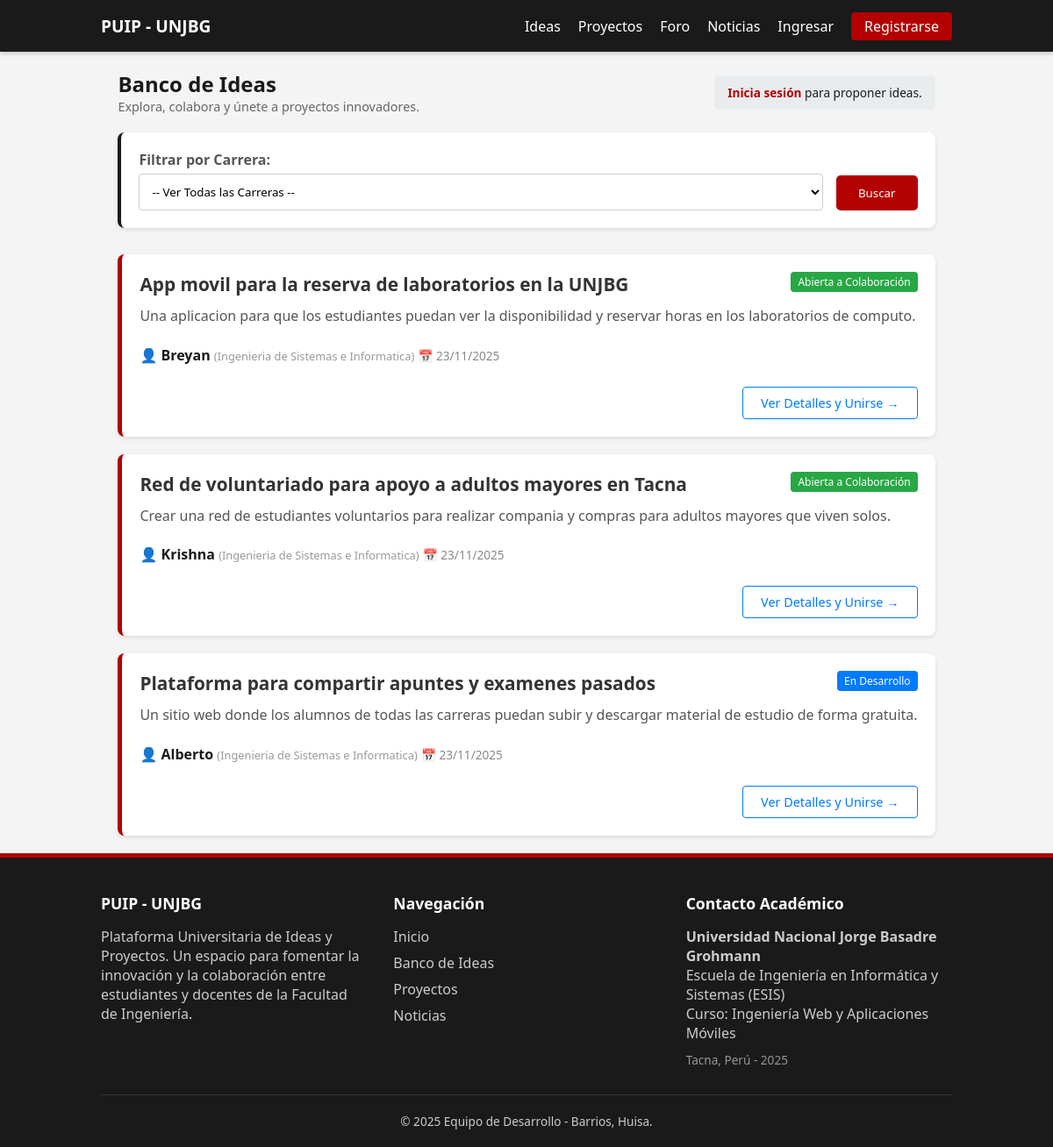
Before: /idea with the older database file.
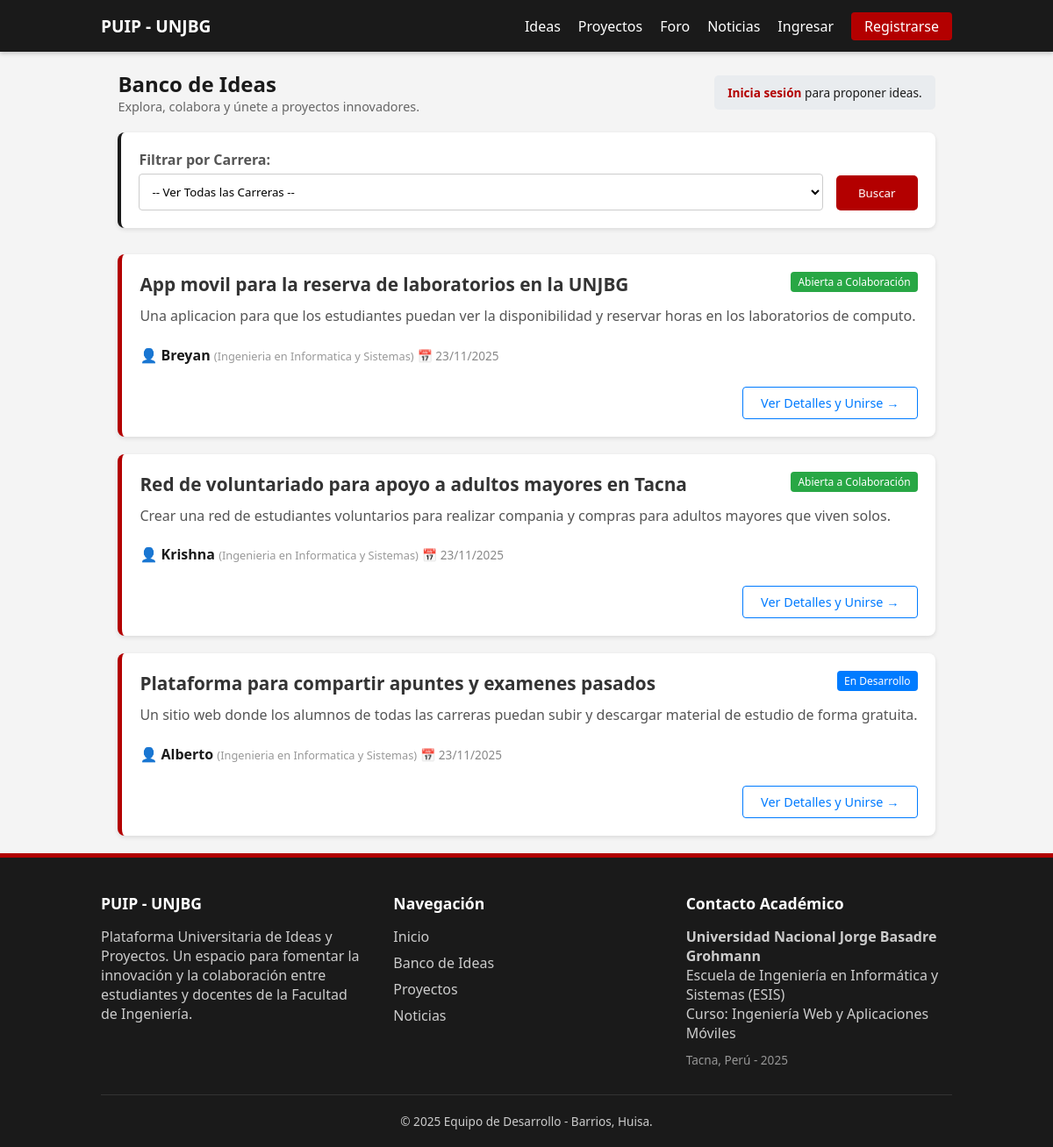
After: the same page with the newer database file.
### tables this page shows
create table ideas (
    id_idea int primary key auto_increment,
    titulo varchar(255) not null,
    descripcion varchar(500) not null,
    estado enum('abierta', 'en_desarrollo', 'cerrada') not null default 'abierta',
    archivo_adjunto varchar(255) null,
    etiquetas varchar(255) null,
    usuario_creador_id int not null,
    fecha_creacion timestamp default current_timestamp,
    constraint fk_ideas_usuarios foreign key (usuario_creador_id) references usuarios(id_usuario) on delete cascade
);

create table carreras (
    id_carrera int primary key auto_increment,
    nombre varchar(150) not null unique,
    descripcion varchar(500)
);

create table usuarios (
    id_usuario int primary key auto_increment,
    nombre_completo varchar(200) not null,
    correo_electronico varchar(255) not null unique,
    password_hash varchar(255) not null,
    carrera_id int,
    rol enum('estudiante', 'administrador') not null default 'estudiante',
    foto_perfil varchar(255),
    fecha_registro timestamp default current_timestamp,
    constraint fk_usuarios_carreras foreign key (carrera_id) references carreras(id_carrera) on delete set null
);

### app/controllers/IdeaController.php (called while the page is built, shortened)
<?php
class IdeaController extends Controller {
    public function index(){
        $ideaModel = $this->model('Idea');
        $carreraModel = $this->model('Carrera');
        $listaCarreras = $carreraModel->obtenerTodas();
        $filtro = isset($_GET['carrera_id']) && !empty($_GET['carrera_id']) ? $_GET['carrera_id'] : null;
        if($filtro){
            $ideas = $ideaModel->obtenerPorCarrera($filtro);
        } else {
            $ideas = $ideaModel->obtenerTodas();
        }
        $datos = [
            'ideas' => $ideas,
            'carreras' => $listaCarreras,
            'filtro_actual' => $filtro
        ];
        $this->view('ideas/index', $datos);
    }
}

### app/core/App.php (called while the page is built, shortened)
<?php
class App{
    protected $method = 'index';
    public function __construct(){
        $url = $this->parseUrl();
        if(isset($url[0])){
            $controllerName = ucfirst($url[0]) . 'Controller';
            if(file_exists('../app/controllers/' . $controllerName . '.php')){
                unset($url[0]);
            }
        }
        $this->controller = new $this->controller;
        $this->params = $url ? array_values($url) : [];
        call_user_func_array([$this->controller, $this->method], $this->params);
    }
    public function parseURL(){
        if(isset($_GET['url'])){
            return explode('/', filter_var(rtrim($_GET['url'], '/'), FILTER_SANITIZE_URL));
        }
        return [];
    }
}
?>

### public/index.php (called while the page is built, shortened)
<?php
require_once '../app/core/App.php';
require_once '../app/core/Controller.php';
require_once '../app/core/Database.php';
$app = new App();
?>

### app/models/Idea.php (called while the page is built, shortened)
<?php
class Idea {
    private $db;
    public function __construct(){
        $this->db = Database::connect();
    }
    public function obtenerTodas(){
        $sql = "SELECT i.*, u.nombre_completo as autor, c.nombre as carrera
                FROM ideas i
                JOIN usuarios u ON i.usuario_creador_id = u.id_usuario
                LEFT JOIN carreras c ON u.carrera_id = c.id_carrera
                ORDER BY i.fecha_creacion DESC";
        $stmt = $this->db->prepare($sql);
        $stmt->execute();
        return $stmt->fetchAll(PDO::FETCH_OBJ);
    }
}

### app/core/Database.php (called while the page is built, shortened)
<?php
class Database {
    private $host = 'localhost';
    private $db_name = 'plataforma_universitaria';
    private $username = 'root';
    private $password = '';
    private static $instance = null;
    private function __construct() {
        try {
            $this->conn = new PDO(
                "mysql:host=" . $this->host . ";dbname=" . $this->db_name . ";charset=utf8mb4",
                $this->username,
                $this->password
            );
        } catch(PDOException $e) {
            echo "Error de conexion: " . $e->getMessage();
        }
    }
    public static function connect() {
        if (self::$instance === null) {
            self::$instance = new Database();
        }
        return self::$instance->conn;
    }
}
?>

### app/views/ideas/index.php (the view, shortened to what the changed rows need)
<?php require_once APPROOT . '/views/layouts/header.php'; ?>
<div style="display: flex; justify-content: space-between; align-items: center; margin-bottom: 20px; flex-wrap: wrap; gap: 10px;">
    <div>
        <h2 style="color: var(--secondary);">Banco de Ideas</h2>
    </div>
</div>
<div class="lista-ideas">
    <?php foreach($data['ideas'] as $idea): ?>
        <?php
            $badgeColor = '#6c757d';
            $badgeText = 'Desconocido';
            switch($idea->estado) {
                case 'abierta':
                    $badgeColor = '#28a745';
                    $badgeText = 'Abierta a Colaboración';
                    break;
                case 'en_desarrollo':
                    $badgeColor = '#007bff';
                    $badgeText = 'En Desarrollo';
                    break;
            }
        ?>
        <div class="card" style="position: relative; transition: transform 0.2s;">
            <div style="display: flex; justify-content: space-between; align-items: start; margin-bottom: 10px;">
                <h3 style="margin: 0; color: #333; font-size: 1.3rem;">
                    <?= $idea->titulo ?>
                </h3>
                <span class="badge" style="background: <?= $badgeColor ?>; color: white; font-weight: normal; font-size: 0.75rem;">
                    <?= $badgeText ?>
                </span>
            </div>
            <p style="color: #555; line-height: 1.6; margin-bottom: 20px;">
                <?= substr($idea->descripcion, 0, 200) . (strlen($idea->descripcion) > 200 ? '...' : '') ?>
            </p>
            <div class="card-meta">
                <span>
                    👤 <strong><?= explode(' ', $idea->autor)[0] ?></strong>
                    <span style="color: #999; font-size: 0.8rem;">(<?= $idea->carrera ?? 'Sin carrera' ?>)</span>
                </span>
                <span style="color: #888; font-size: 0.85rem;">
                    📅 <?= date('d/m/Y', strtotime($idea->fecha_creacion)) ?>
                </span>
            </div>
            <div style="margin-top: 15px; text-align: right;">
                <a href="<?= BASE_URL ?>idea/detalle/<?= $idea->id_idea ?>" class="btn-outline">
                    Ver Detalles y Unirse &rarr;
                </a>
            </div>
        </div>
    <?php endforeach; ?>
</div>
<?php require_once APPROOT . '/views/layouts/footer.php'; ?>

Changed rows visible on the page:
changed through a linked row, ideas "App movil para la reserva de laboratorios en la UNJBG": carreras.nombre "Ingenieria de Sistemas e Informatica" → "Ingenieria en Informatica y Sistemas"
changed through a linked row, ideas "Red de voluntariado para apoyo a adultos mayores en Tacna": carreras.nombre "Ingenieria de Sistemas e Informatica" → "Ingenieria en Informatica y Sistemas"
changed through a linked row, ideas "Plataforma para compartir apuntes y examenes pasados": carreras.nombre "Ingenieria de Sistemas e Informatica" → "Ingenieria en Informatica y Sistemas"
